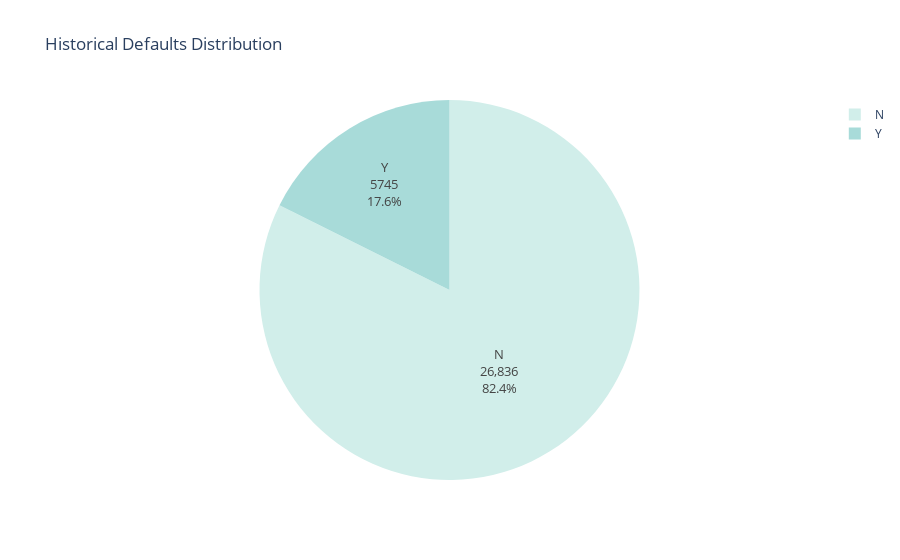

Notebook code cell kept with this figure:
### Code cell
# Get value counts for 'loan_grade'
level_counts = data.cb_person_default_on_file.value_counts()

# Create the pie chart
fig = px.pie(
    values=level_counts.values,
    names=level_counts.index,
    color_discrete_sequence=px.colors.sequential.Teal,  # Fixed color sequence
    title='Historical Defaults Distribution'
)

# Update the traces to add text information and styling
fig.update_traces(
    textinfo='label+percent+value',  # Show label, percentage, and value
    textfont_size=13,  # Set font size for text
    marker=dict(
        line=dict(color='gray', width=0)  # Set border color and width
    )
)

# Show the plot
fig.show()

### Figure 1 — Plotly figure (JSON) as saved in the notebook; plotly's stock layout.template omitted (floating-point values rounded to 4 significant figures)
{"data": [{"domain": {"x": [0, 1], "y": [0, 1]}, "hovertemplate": "label=%{label}<br>value=%{value}<extra></extra>", "labels": ["N", "Y"], "legendgroup": "", "marker": {"line": {"color": "gray", "width": 0}}, "name": "", "showlegend": true, "textfont": {"size": 13}, "textinfo": "label+percent+value", "type": "pie", "values": [26836, 5745]}], "layout": {"legend": {"tracegroupgap": 0}, "piecolorway": ["rgb(209, 238, 234)", "rgb(168, 219, 217)", "rgb(133, 196, 201)", "rgb(104, 171, 184)", "rgb(79, 144, 166)", "rgb(59, 115, 143)", "rgb(42, 86, 116)"], "title": {"text": "Historical Defaults Distribution"}}}
